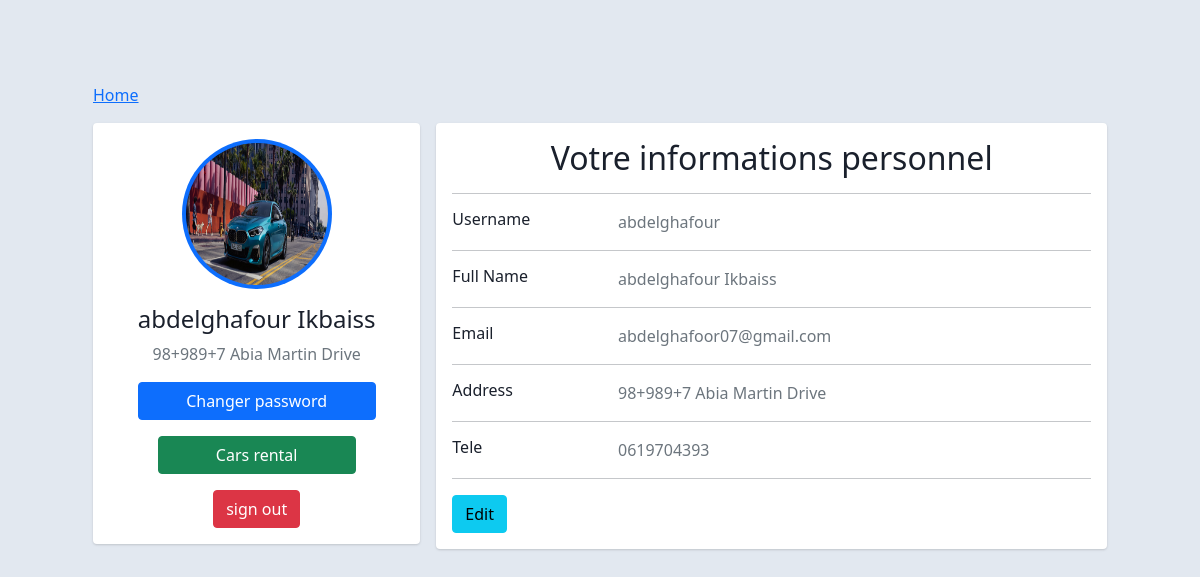
/clients/profile.php (signed in), run on the app's committed database.
### tables this page shows
CREATE TABLE `clients` (
  `username` varchar(55) NOT NULL,
  `password` varchar(255) NOT NULL,
  `nom_complet` varchar(55) NOT NULL,
  `mail` varchar(55) NOT NULL,
  `adresse` varchar(55) NOT NULL,
  `tele` varchar(20) DEFAULT NULL,
  `photo` varchar(255) DEFAULT 'avatar.png',
  PRIMARY KEY (`username`),
  UNIQUE KEY `username` (`username`)
);

### clients/profile.php (the view, shortened to what this page needs)
<?php
include("../connexion.php");
$user=$_SESSION['user'];
$req1="SELECT * FROM clients  where username='$user'";
$stet1=$con->prepare($req1);
$stet1->execute();
$table1=$stet1->fetch(PDO::FETCH_ASSOC);
?>
<!DOCTYPE html>
<html lang="en">
<head>
    <link rel="stylesheet" href="../css/bootstrap.css">
    <link rel="stylesheet" href="../styles/profile.css">
</head>
<body >
    <div class="container p-5">
        <div class="main-body">
              <nav aria-label="breadcrumb" class="main-breadcrumb">
                <ol class="breadcrumb">
                  <li class="breadcrumb-item"><a href="../index.php ">Home</a></li>
                </ol>
              </nav>
              <div class="row gutters-sm">
                <div class="col-md-4 mb-3">
                  <div class="card">
                    <div class="card-body">
                      <div class="d-flex flex-column align-items-center text-center">
                        <img src="profile/<?=$table1['photo'] ?>" alt="Admin" class="rounded-circle p-1 bg-primary" width="150" height="150">
                        <div class="mt-3">
                          <h4><?=$table1['nom_complet']?> </h4>
                          <p class="text-muted font-size-sm"><?=$table1['adresse']?> </p>
                          <p class="text-muted font-size-sm"><a href="change_password.php" class="btn btn-primary col-12">Changer password</a> </p>
                          <p class="text-muted font-size-sm"><a href="carrentl.php" class="btn btn-success col-10">Cars rental</a> </p>
                        </div>
                        <form  orm action="" method="post">
                          <button type="submit" name="signout" class="btn btn-danger" > sign out</button>
                        </form>
                      </div>
                    </div>
                  </div>
                </div>
                <div class="col-md-8">
                  <div class="card mb-3">
                    <div class="card-body">
                      <h2 class="text-center mb-2">Votre informations personnel</h2>
                      <hr>
                      <div class="row">
                        <div class="col-sm-3">
                          <h6 class="mb-0">Username</h6>
                        </div>
                        <div class="col-sm-9 text-secondary">
                        <?=$table1['username']?>
                        </div>
                      </div>
                      <hr>
                      <div class="row">
                        <div class="col-sm-3">
                          <h6 class="mb-0">Full Name</h6>
                        </div>
                        <div class="col-sm-9 text-secondary">
                        <?=$table1['nom_complet']?>
                        </div>
                      </div>
                      <hr>
                      <div class="row">
                        <div class="col-sm-3">
                          <h6 class="mb-0">Email</h6>
                        </div>
                        <div class="col-sm-9 text-secondary">
                        <?=$table1['mail']?>
                        </div>
                      </div>
                      <hr>
                      <div class="row">
                        <div class="col-sm-3">
                          <h6 class="mb-0">Address</h6>
                        </div>
                        <div class="col-sm-9 text-secondary">
                        <?=$table1['adresse']?>                        </div>
                      </div>
                      <hr>
                      <div class="row">
                        <div class="col-sm-3">
                          <h6 class="mb-0">Tele</h6>
                        </div>
                        <div class="col-sm-9 text-secondary">
                        <?=$table1['tele']?>                        </div>
                      </div>
                      <hr>
                      <div class="row">
                        <div class="col-sm-12">
                          <a class="btn btn-info " target="__blank" href="edite_profile.php">Edit</a>
                        </div>
                      </div>
                    </div>
                  </div>
                </div>
              </div>
            </div>
        </div>
</body>
</html>

### styles/profile.css (style rules this page uses)
body { margin-top:20px; color: #1a202c; text-align: left; background-color: #e2e8f0; }
.main-body { padding: 15px; }
.card { box-shadow: 0 1px 3px 0 rgba(0,0,0,.1), 0 1px 2px 0 rgba(0,0,0,.06); }
.card { position: relative; display: flex; flex-direction: column; min-width: 0; word-wrap: break-word; background-color: #fff; background-clip: border-box; border: 0 solid rgba(0,0,0,.125); border-radius: .25rem; }
.card-body { flex: 1 1 auto; min-height: 1px; padding: 1rem; }
.gutters-sm { margin-right: -8px; margin-left: -8px; }
.gutters-sm>.col, .gutters-sm>[class*=col-] { padding-right: 8px; padding-left: 8px; }
.mb-3, .my-3 { margin-bottom: 1rem!important; }

### data on the page
clients: photo (picture), nom_complet "abdelghafour Ikbaiss", adresse "98+989+7 Abia Martin Drive", username "abdelghafour", mail "abdelghafoor07@gmail.com", tele "0619704393"
